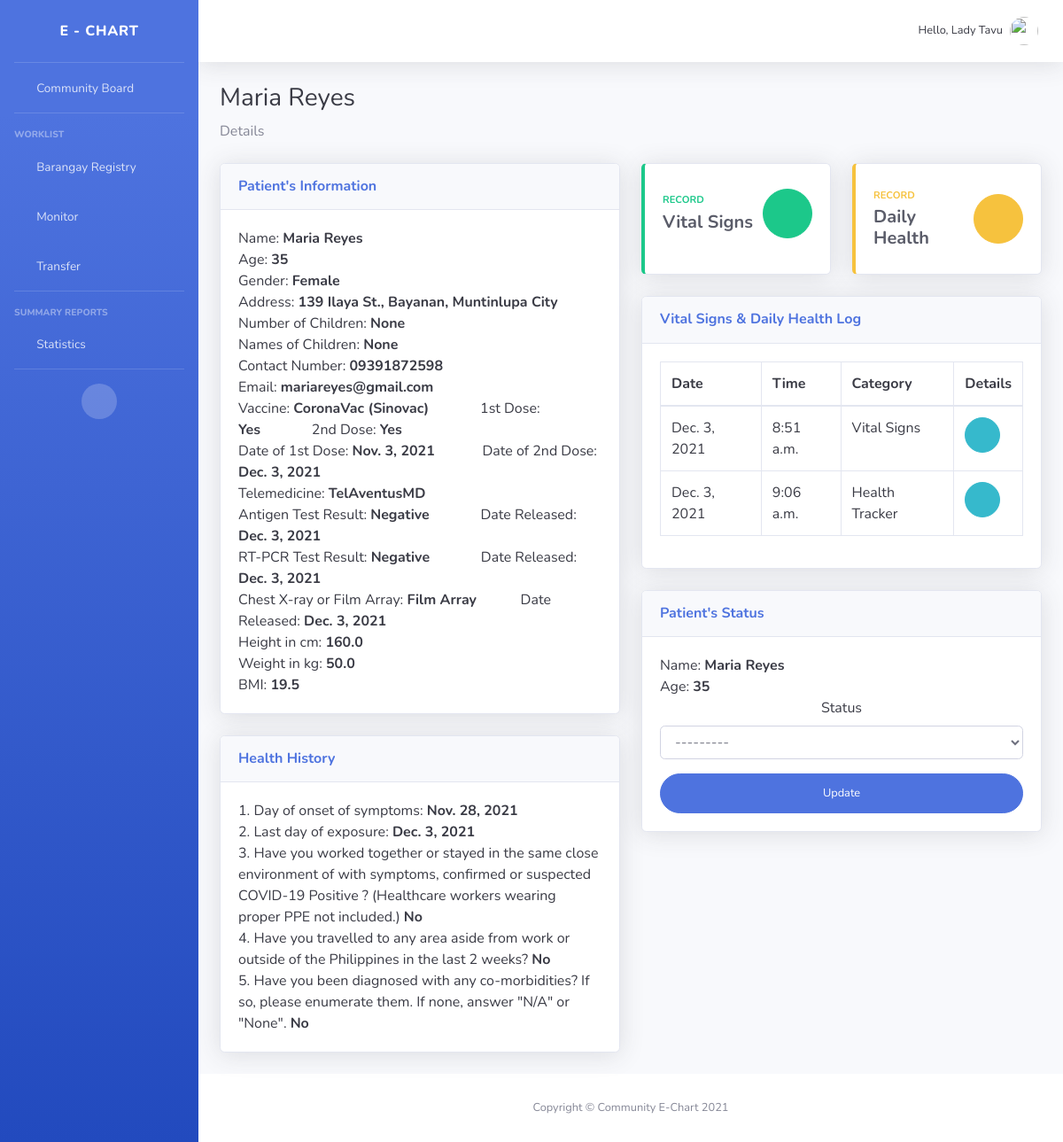
Page /patientinfo/1/ (signed in) on the earlier database version.
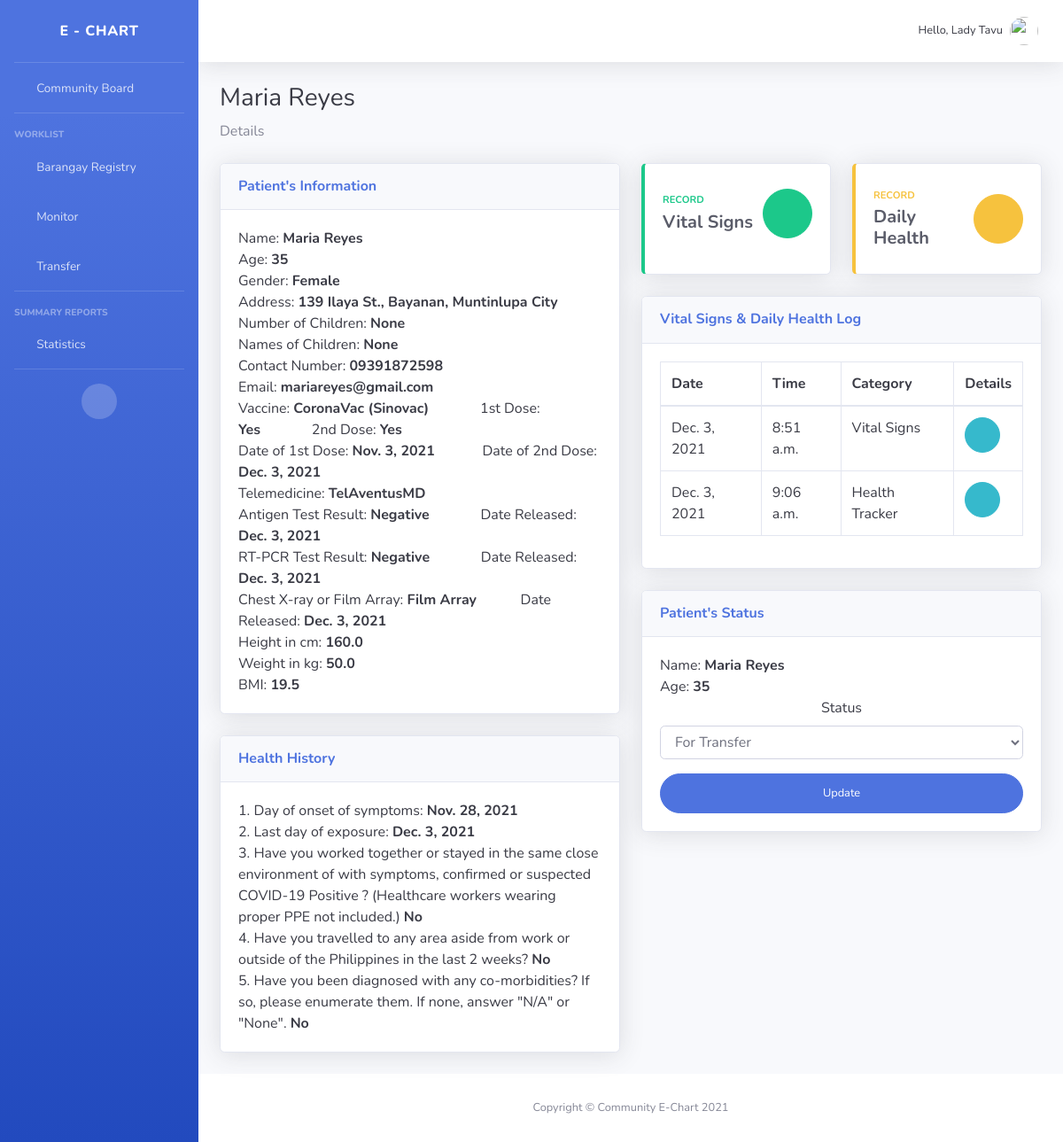
Same page on the later database version.
### chart/models.py (models this page shows, shortened)
class Patient(models.Model):
    GENDER = (
                ('Male', 'Male'),
                ('Female', 'Female'),
    )
    BARANGAY = (
                    ('Alabang', 'Alabang'),
                    ('Ayala-Alabang', 'Ayala-Alabang'),
                    ('Bayanan', 'Bayanan'),
                    ('Buli', 'Buli'),
                    ('Cupang', 'Cupang'),
                    ('Poblacion', 'Poblacion'),
                    ('Putatan', 'Putatan'),
                    ('Sucat', 'Sucat'),
                    ('Tunasan', 'Tunasan'),
    )
    CITY = (
                ('Muntinlupa', 'Muntinlupa'),
    )
    FIRSTDOSE = (
                    ('Yes', 'Yes'),
                    ('No', 'No'),
    )
    SECONDDOSE = (
                    ('Yes', 'Yes'),
                    ('No', 'No'),
    )
    TELEMEDICINE = (
                        ('TelAventusMD', 'TelAventusMD'),
                        ('SeeYouDoc', 'SeeYouDoc'),
                        ('MedCheck', 'MedCheck'),
                        ('TeliMed', 'TeliMed'),
                        ('KonsultaMD', 'KonsultaMD'),
                        ('CloudPx', 'CloudPx'),
                        ('HealthNow', 'HealthNow'),
    )
    ANTIGENRESULT = (
                    ('Positive', 'Positive'),
                    ('Negative', 'Negative'),
    )
    RTPCRRESULT = (
                    ('Positive', 'Positive'),
                    ('Negative', 'Negative'),
    )
    XRAY = (
                    ('Chest Xray', 'Chest Xray'),
                    ('Film Array', 'Film Array'),
    )
    STATUS = (
                    ('Home Isolation', 'Home Isolation'),
                    ('For Referral', 'For Referral'),
                    ('For Transfer', 'For Transfer')
    )
    VACCINE = (
                    ('None', 'None'),
                    ('CoronaVac (Sinovac)', 'CoronaVac (Sinovac)'),
                    ('Gamaleya Sputnik V', 'Gamaleya Sputnik V'),
                    ('Johnson and Johnson\'s Janssen', 'Johnson and Johnson\'s Janssen'),
                    ('Bharat BioTech', 'Bharat BioTech'),
                    ('Moderna', 'Moderna'),
                    ('Sinopharm', 'Sinopharm')
    )
    name = models.CharField(max_length=200, null=True)
    age = models.CharField(max_length=200, null=True)
    gender = models.CharField(max_length=200, null=True, choices=GENDER)
    address = models.CharField(max_length=200, null=True)
    barangay = models.CharField(max_length=200, null=True, choices=BARANGAY)
    city = models.CharField(max_length=200, null=True, choices=CITY)
    numchild = models.CharField(max_length=200, null=True, blank=True)
    namechild = models.CharField(max_length=200, null=True, blank=True)
    contactnumber = models.CharField(max_length=200, null=True)
    email = models.CharField(max_length=200, null=True)
    vaccine = models.CharField(max_length=200, null=True, choices=VACCINE)
    firstdose = models.CharField(max_length=200, null=True, choices=FIRSTDOSE)
    seconddose = models.CharField(max_length=200, null=True, choices=SECONDDOSE)
    fdosedate = models.DateField(null=True, blank=True)
    sdosedate = models.DateField(null=True, blank=True)
    telemedicine = models.CharField(max_length=200, null=True, choices=TELEMEDICINE)
    antigenresult = models.CharField(max_length=200, null=True, choices=ANTIGENRESULT)
    antigendate = models.DateField(null=True)
    antigenfile = models.ImageField(verbose_name= "antigenfile", null = True, blank=True, upload_to = "pic_uploads/")
    rtpcrresult = models.CharField(max_length=200, null=True, choices=RTPCRRESULT)
    rtpcrdate = models.DateField(null=True)
    rtpcrfile = models.ImageField(verbose_name= "rtpcrfile", null = True, blank=True, upload_to = "pic_uploads/")
    xray = models.CharField(max_length=200, null=True, choices=XRAY)
    xraydate = models.DateField(null=True)
    xrayfile = models.ImageField(verbose_name= "xrayfile", null = True, blank=True, upload_to = "pic_uploads/")
    status = models.CharField(max_length=200, null=True, choices=STATUS)
    date_created = models.DateTimeField(auto_now_add=True, null=True)
    bmiheight = models.FloatField(max_length=200, null=True)
    bmiweight = models.FloatField(max_length=200, null=True)
    finalbmi = models.FloatField(max_length=200, null=True)
    QUESTION3 = (
                    ('Yes', 'Yes'),
                    ('No', 'No'),
    )
    QUESTION4 = (
                    ('Yes', 'Yes'),
                    ('No', 'No'),
    )
    startdate = models.DateField(null=True)
    lastdate = models.DateField(null=True)
    question3 = models.CharField(max_length=200, null=True, choices=QUESTION3)
    question4 = models.CharField(max_length=200, null=True, choices=QUESTION4)
    question5 = models.CharField(max_length=200, null=True)

### chart/views.py (the view)
# urls.py: path('patientinfo/<str:pk_test>/', views.patientinfo, name="patientinfo"),
@login_required(login_url='login')
def patientinfo(request, pk_test):
    patient = Patient.objects.get(id=pk_test)
    vitalsigns = patient.vitalsign_set.all()
    healthtracker = patient.healthtracker_set.all()
    if request.method == 'POST':
        form = PatientstatusForm(request.POST, instance=patient)
        if form.is_valid():
            form.save()
            return redirect('/communityboard/')
    else:
        form = PatientstatusForm(instance=patient)
    context = {'patient':patient, 'vitalsigns':vitalsigns, 'healthtracker':healthtracker, 'form':form}
    return render(request, 'chart/patientinfo.html', context)

### chart/forms.py
class PatientstatusForm(ModelForm):
    class Meta:
        model = Patient
        fields = ('status',)
        widgets = {
            'status': forms.Select(choices=Patient.STATUS, attrs={'class':'form-control'}),
        }

### account/models.py (called while the page is built)
    def getFullName(self):
        return str(self.firstname + " " + self.lastname).title()

    def is_Doctor(self):
        return self.groups.filter(name="Doctors").exists()

    def is_LGU(self):
        return self.groups.filter(name="LGU Employees").exists()

### chart/templates/chart/patientinfo.html (shortened to what the changed rows need)
{% extends 'chart/navbar.html' %}
{% load static %}
{% block content %}
                    <h1 class="h3 mb-2 text-gray-900">{{patient.name}}</h1>
                    <p class="mb-4">Details</p>
                    <div class="row">
                        <div class="col-lg-6">
                            <div class="card shadow mb-4">
                                <div class="card-body text-gray-900">
                                    Name: <b>{{patient.name}}</b><br>
                                    Age: <b>{{patient.age}}</b><br>
                                    Gender: <b>{{patient.gender}}</b><br>
                                    Address: <b>{{patient.address}}, {{patient.barangay}}, Muntinlupa City</b><br>
                                    Number of Children: <b>{{patient.numchild}}</b><br>
                                    Names of Children: <b>{{patient.namechild}}</b><br>
                                    Contact Number: <b>{{patient.contactnumber}}</b><br>
                                    Email: <b>{{patient.email}}</b><br>
                                    Vaccine: <b>{{patient.vaccine}}</b>&nbsp;&nbsp;&nbsp;&nbsp;&nbsp;&nbsp;&nbsp;&nbsp;&nbsp;&nbsp;&nbsp;&nbsp;&nbsp;&nbsp;1st Dose: <b>{{patient.firstdose}}</b>&nbsp;&nbsp;&nbsp;&nbsp;&nbsp;&nbsp;&nbsp;&nbsp;&nbsp;&nbsp;&nbsp;&nbsp;&nbsp;&nbsp;2nd Dose: <b>{{patient.seconddose}}</b><br>
                                    Date of 1st Dose: <b>{{patient.fdosedate}}</b>&nbsp;&nbsp;&nbsp;&nbsp;&nbsp;&nbsp;&nbsp;&nbsp;&nbsp;&nbsp;&nbsp;&nbsp; Date of 2nd Dose: <b>{{patient.sdosedate}}</b><br>
                                    Telemedicine: <b>{{patient.telemedicine}}</b><br>
                                    Antigen Test Result: <b>{{patient.antigenresult}}</b>&nbsp;&nbsp;&nbsp;&nbsp;&nbsp;&nbsp;&nbsp;&nbsp;&nbsp;&nbsp;&nbsp;&nbsp;&nbsp;&nbsp;Date Released: <b>{{patient.antigendate}}</b><br>
                                    RT-PCR Test Result: <b>{{patient.rtpcrresult}}</b>&nbsp;&nbsp;&nbsp;&nbsp;&nbsp;&nbsp;&nbsp;&nbsp;&nbsp;&nbsp;&nbsp;&nbsp;&nbsp;&nbsp;Date Released: <b>{{patient.rtpcrdate}}</b><br>
                                    Chest X-ray or Film Array: <b>{{patient.xray}}</b>&nbsp;&nbsp;&nbsp;&nbsp;&nbsp;&nbsp;&nbsp;&nbsp;&nbsp;&nbsp;&nbsp;&nbsp;Date Released: <b>{{patient.xraydate}}</b><br>
                                    Height in cm: <b>{{patient.bmiheight}}</b>&nbsp;&nbsp;&nbsp;&nbsp;&nbsp;&nbsp;&nbsp;&nbsp;&nbsp;&nbsp;&nbsp;&nbsp;</b><br>
                                    Weight in kg: <b>{{patient.bmiweight}}</b>&nbsp;&nbsp;&nbsp;&nbsp;&nbsp;&nbsp;&nbsp;&nbsp;&nbsp;&nbsp;&nbsp;&nbsp;</b><br>
                                    BMI: <b>{{patient.finalbmi}}&nbsp;&nbsp;&nbsp;&nbsp;&nbsp;&nbsp;&nbsp;&nbsp;&nbsp;&nbsp;&nbsp;&nbsp;</b><br>
                                </div>
                            </div>
                            <div class="card shadow mb-4">
                                <div class="card-body text-gray-900">
                                    1. Day of onset of symptoms: <b>{{patient.startdate}}</b><br>
                                    2. Last day of exposure: <b>{{patient.lastdate}}</b><br>
                                    3. Have you worked together or stayed in the same
                                    close environment of with symptoms, confirmed
                                    or suspected COVID-19 Positive ? (Healthcare
                                    workers wearing proper PPE not included.) <b>{{patient.question3}}</b><br>
                                    4. Have you travelled to any area aside from work
                                    or outside of the Philippines in the last 2 weeks? <b>{{patient.question4}}</b><br>
                                    5. Have you been diagnosed with any co-morbidities?
                                    If so, please enumerate them. If none, answer "N/A" or "None". <b>{{patient.question5}}</b>
                                </div>
                            </div>
                        </div>
                        <div class="col-lg-6">
                            <div class="card shadow mb-4">
                                <div class="card-body">
                                    <div class="table-responsive">
                                        <table class="table table-bordered text-gray-900" id="dataTable" width="100%" cellspacing="0">
                                            <thead>
                                                <tr>
                                                    <th>Date</th>
                                                    <th>Time</th>
                                                    <th>Category</th>
                                                    <th>Details</th>
                                                </tr>
                                            </thead>
                                        </table>
                                    </div>
                                </div>
                            </div>
                            <div class="card shadow mb-4">
                                <div class="card-body text-gray-900">
                                    <form action="" method=POST class="user">
                                        <div class="form-group row">
                                            <div class="col-sm-12">
                                                Name: <b>{{patient.name}}</b><br>
                                                Age: <b>{{patient.age}}</b><br>
                                                <center>
                                                <label for="bp" class="text-gray-900">Status</label>
                                                {{form.status}}
                                                </center>
                                            </div>
                                        </div>
                                    </form>
                                </div>
                            </div>
                        </div>
                    </div>
{% endblock content %}

Differences in the rows shown:
changed Patient "Maria Reyes": status "---------" → "For Transfer"
